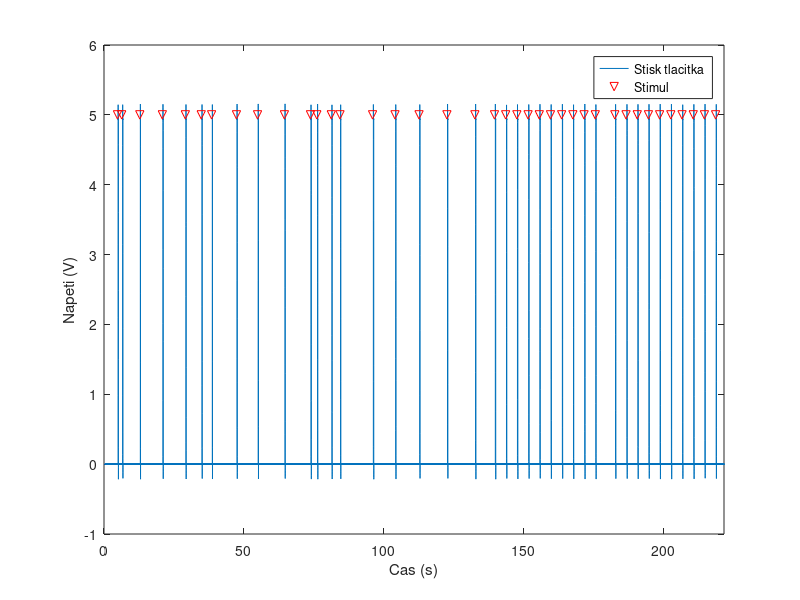
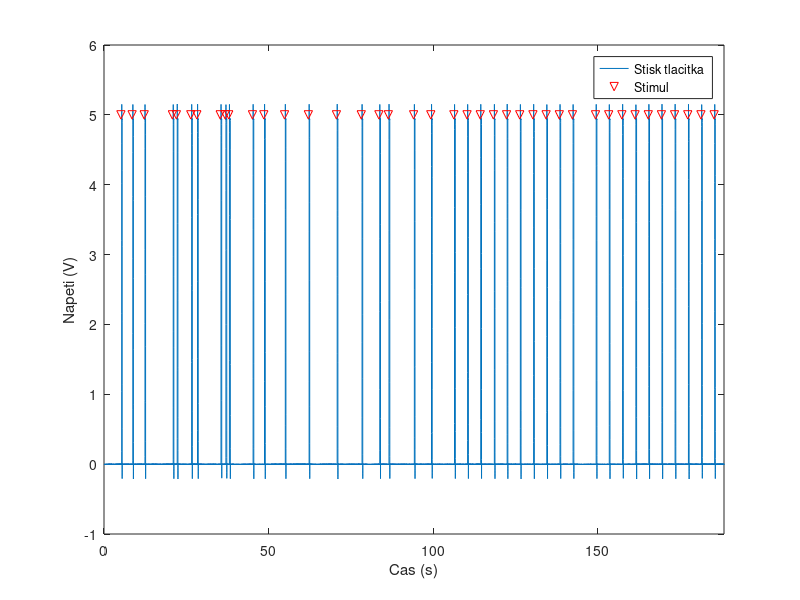
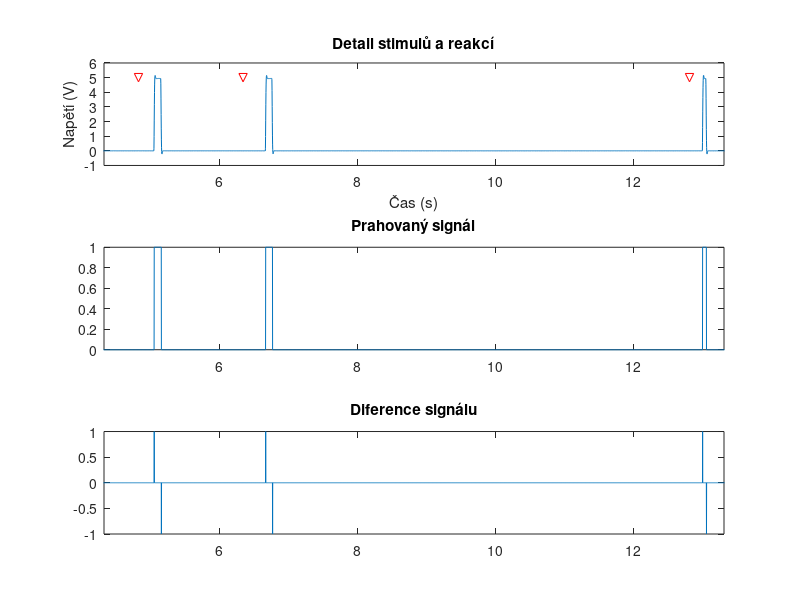
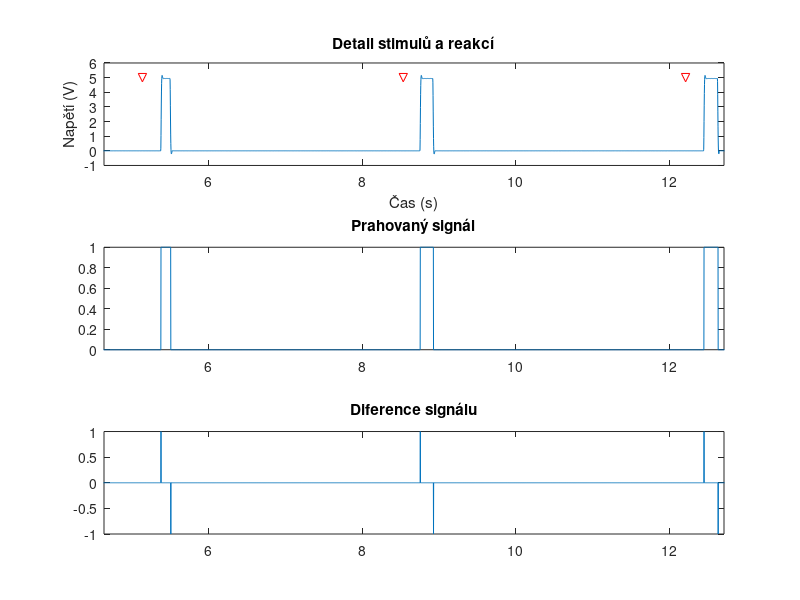

Recreate these plots in MATLAB, in order. (Note: this script raises an error after producing the figures.)
% DSG - Lab01: Měření a hodnocení doby reakce
% 20. února 2025
% Užitečné funkce: 
% diff, find, iqr, isnan, linspace, load, mean, median, plot, 
% normpdf, hist, ranksum, std, ttest2

clc; clear; close all;

%% Parametry
fs = 500; % vzorkovací frekvence
threshold = 1; % práh pro detekci stisku tlačítka

%% Načtení a zobrazení signálu 1
button_signal1 = load('data/data/01.txt');
button_signal_drift1 = button_signal1(1,1);

secondspersample1 = button_signal1(2,1) - button_signal1(1,1);

start1 = zeros(floor(button_signal_drift1/secondspersample1),1);

button_signal1 = button_signal1(:,2); % pouze signál tlačítka
button_signal1 = [start1;button_signal1];

time_axis1 = linspace(0, (length(button_signal1)-1)/fs, length(button_signal1)); % časová osa

stimuli1 = load('data/markers/01.txt'); % časové značky stimulací

figure(1)
plot(time_axis1, button_signal1); hold on;
plot(stimuli1, 5 * ones(size(stimuli1)), 'rv'); % značení stimulací
xlabel('Cas (s)'); ylabel('Napeti (V)');
legend('Stisk tlacitka', 'Stimul');
xlim([0, max(time_axis1)])

%% Načtení a zobrazení signálu 2

button_signal2 = load('data/data/02.txt');
button_signal_drift2 = button_signal2(1,1);

secondspersample2 = button_signal2(2,1) - button_signal2(1,1);

start2 = zeros(floor(button_signal_drift2/secondspersample2),1);

button_signal2 = button_signal2(:,2); % pouze signál tlačítka
button_signal2 = [start2;button_signal2];

time_axis2 = linspace(0, (length(button_signal2)-1)/fs, length(button_signal2)); % časová osa

stimuli2 = load('data/markers/02.txt'); % časové značky stimulací

figure(2)
plot(time_axis2, button_signal2); hold on;
plot(stimuli2, 5 * ones(size(stimuli2)), 'rv'); % značení stimulací
xlabel('Cas (s)'); ylabel('Napeti (V)');
legend('Stisk tlacitka', 'Stimul');
xlim([0, max(time_axis2)])

%% Detaily stimulů, prahovaného signálu a diference signálu
figure(3)
subplot(3,1,1);
button_pressed1 = button_signal1 > threshold;
diff_signal1 = diff([0; button_pressed1]);

plot(time_axis1, button_signal1); hold on;
plot(stimuli1, 5 * ones(size(stimuli1)), 'rv');
xlim([stimuli1(1)-0.5 stimuli1(3)+0.5]);
title('Detail stimulů a reakcí');
xlabel('Čas (s)'); ylabel('Napětí (V)');

subplot(3,1,2);
plot(time_axis1, button_pressed1);
xlim([stimuli1(1)-0.5 stimuli1(3)+0.5]);
title('Prahovaný signál');

subplot(3,1,3);
plot(time_axis1(1:length(diff_signal1)), diff_signal1);
xlim([stimuli1(1)-0.5 stimuli1(3)+0.5]);
title('Diference signálu');

%%
figure(4)
subplot(3,1,1);
button_pressed2 = button_signal2 > threshold;
diff_signal2 = diff([0; button_pressed2]);

plot(time_axis2, button_signal2); hold on;
plot(stimuli2, 5 * ones(size(stimuli2)), 'rv');
xlim([stimuli2(1)-0.5 stimuli2(3)+0.5]);
title('Detail stimulů a reakcí');
xlabel('Čas (s)'); ylabel('Napětí (V)');

subplot(3,1,2);
plot(time_axis2, button_pressed2);
xlim([stimuli2(1)-0.5 stimuli2(3)+0.5]);
title('Prahovaný signál');

subplot(3,1,3);
plot(time_axis2(1:length(diff_signal2)), diff_signal2);
xlim([stimuli2(1)-0.5 stimuli2(3)+0.5]);
title('Diference signálu');

%% Detekce náběžné hrany (stisk tlačítka)
reaction_indices1 = find(diff_signal1 > 0);
reaction_times1 = time_axis1(reaction_indices1);


reaction_indices2 = find(diff_signal2 > 0);
reaction_times2 = time_axis1(reaction_indices2);
%% Výpočet reakční doby
reaction_durations1 = nan(length(stimuli1),1);
for i = 1:length(stimuli1)
    pos = find(reaction_times1 > stimuli1(i), 1);
    if ~isempty(pos)
        delta = reaction_times1(pos) - stimuli1(i);
        if delta <= 1
            reaction_durations1(i) = delta;
        end
    end
end

reaction_durations2 = nan(length(stimuli2),1);
for i = 1:length(stimuli2)
    pos = find(reaction_times2 > stimuli2(i), 1);
    if ~isempty(pos)
        delta = reaction_times2(pos) - stimuli2(i);
        if delta <= 1
            reaction_durations2(i) = delta;
        end
    end
end
%% Statistická analýza
random_reactions1 = reaction_durations1(1:19);
random_reactions1 = random_reactions1(~isnan(random_reactions1));
random_reactions1 = [random_reactions1; mean(random_reactions1)];
periodic_reactions1 = reaction_durations1(20:39);
periodic_reactions1 = periodic_reactions1(~isnan(periodic_reactions1));

random_reactions2 = reaction_durations2(1:20);
random_reactions2 = random_reactions2(~isnan(random_reactions2));
periodic_reactions2 = reaction_durations2(21:40);
periodic_reactions2 = periodic_reactions2(~isnan(periodic_reactions2));

figure(5)
boxplot([random_reactions1, periodic_reactions1, random_reactions2, periodic_reactions2], 'Labels', {'Nahodna M', 'Periodicka M', 'Nahodna F', 'PeriodickaF'});
% title('Boxplot reakcnich casu');
ylabel('Reakcni cas (s)');

figure(6)
edges = linspace(min([random_reactions1; random_reactions2]), max([random_reactions1; random_reactions2]), 10);
histogram(random_reactions1, 'Normalization', 'pdf', 'BinEdges', edges); hold on;
histogram(random_reactions2, 'Normalization', 'pdf', 'BinEdges', edges);
smooth_edges = linspace(min([random_reactions1; random_reactions2]), max([random_reactions1; random_reactions2]), 100);
pdf1 = normpdf(smooth_edges, mean(random_reactions1), std(random_reactions1));
pdf2 = normpdf(smooth_edges, mean(random_reactions2), std(random_reactions2));
plot(smooth_edges, pdf1, 'b', 'LineWidth', 3);
plot(smooth_edges, pdf2, 'r', 'LineWidth', 3);
% title('Histogram s křivkou normálního rozdělení');
legend('Muz', 'Zena', 'Gauss M', 'Gauss F');
xlabel('Reakcni cas (s)'); ylabel('Pravdepodobnostni hustota');

figure(7)
edges = linspace(min([periodic_reactions1; periodic_reactions2]), max([periodic_reactions1; periodic_reactions2]), 10);
histogram(periodic_reactions1, 'Normalization', 'pdf', 'BinEdges', edges); hold on;
histogram(periodic_reactions2, 'Normalization', 'pdf', 'BinEdges', edges);
smooth_edges = linspace(min([periodic_reactions1; periodic_reactions2]), max([periodic_reactions1; periodic_reactions2]), 100);
pdf1 = normpdf(smooth_edges, mean(periodic_reactions1), std(periodic_reactions1));
pdf2 = normpdf(smooth_edges, mean(periodic_reactions2), std(periodic_reactions2));
plot(smooth_edges, pdf1, 'b', 'LineWidth', 3);
plot(smooth_edges, pdf2, 'r', 'LineWidth', 3);
% title('Histogram s křivkou normálního rozdělení');
legend('Muz', 'Zena', 'Gauss M', 'Gauss F');
xlabel('Reakcni cas (s)'); ylabel('Pravdepodobnostni hustota');

%% Testy normality
[h_shapiro_rand1, p_shapiro_rand1] = swtest(random_reactions1);
[h_shapiro_periodic1, p_shapiro_periodic1] = swtest(periodic_reactions1);

[h_shapiro_rand2, p_shapiro_rand2] = swtest(random_reactions2);
[h_shapiro_periodic2, p_shapiro_periodic2] = swtest(periodic_reactions2);

%% Statistické testy
[h_ttest_rand, p_ttest_rand, ~, stats_rand] = ttest2(random_reactions1, random_reactions2);
[p_utest_rand, h_utest_rand] = ranksum(random_reactions1, random_reactions2);

[h_ttest_per, p_ttest_per, ~, stats_per] = ttest2(periodic_reactions1, periodic_reactions2);
[p_utest_per, h_utest_per] = ranksum(periodic_reactions1, periodic_reactions2);
%% Výpis výsledků
disp('--- VYSLEDKY TESTU ---');
if h_shapiro_rand1 == 0
    disp('Random1: Data mohou být normálně rozdělena.');
else
    disp('Random1: Data nejsou normálně rozdělena.');
end
if h_shapiro_periodic1 == 0
    disp('Periodic1: Data mohou být normálně rozdělena.');
else
    disp('Periodic1: Data nejsou normálně rozdělena.');
end
if h_shapiro_rand2 == 0
    disp('Random2: Data mohou být normálně rozdělena.');
else
    disp('Random2: Data nejsou normálně rozdělena.');
end
if h_shapiro_periodic2 == 0
    disp('Periodic2: Data mohou být normálně rozdělena.');
else
    disp('Periodic2: Data nejsou normálně rozdělena.');
end

disp(['p-hodnota t-testu random: ', num2str(p_ttest_rand)]);
if h_ttest_rand == 1
    disp('T-test random: Statisticky významný rozdíl mezi průměry skupin.');
else
    disp('T-test random: Nebyl nalezen významný rozdíl mezi průměry skupin.');
end

disp(['p-hodnota Mann-Whitney U-testu rand: ', num2str(p_utest_rand)]);
if h_utest_rand == 1
    disp('U-test rand: Statisticky významný rozdíl mezi mediány skupin.');
else
    disp('U-test rand: Nebyl nalezen významný rozdíl mezi mediány skupin.');
end

disp(['p-hodnota t-testu per: ', num2str(p_ttest_per)]);
if h_ttest_per == 1
    disp('T-test per: Statisticky významný rozdíl mezi průměry skupin.');
else
    disp('T-test per: Nebyl nalezen významný rozdíl mezi průměry skupin.');
end

disp(['p-hodnota Mann-Whitney U-testu per: ', num2str(p_utest_per)]);
if h_utest_per == 1
    disp('U-test per: Statisticky významný rozdíl mezi mediány skupin.');
else
    disp('U-test per: Nebyl nalezen významný rozdíl mezi mediány skupin.');
end

%%
clc
mean(periodic_reactions2)
std(periodic_reactions2)
min(periodic_reactions2)
max(periodic_reactions2)
